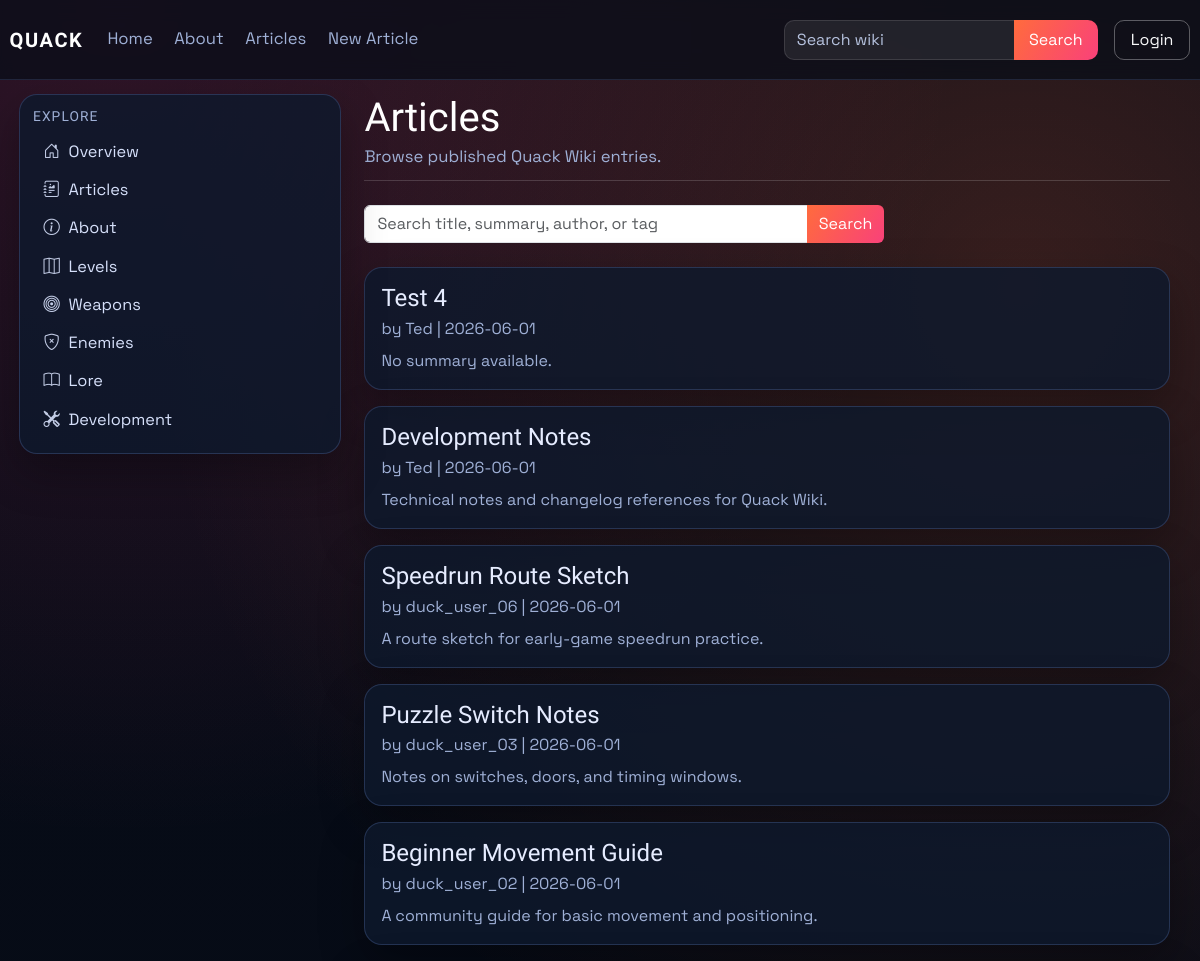
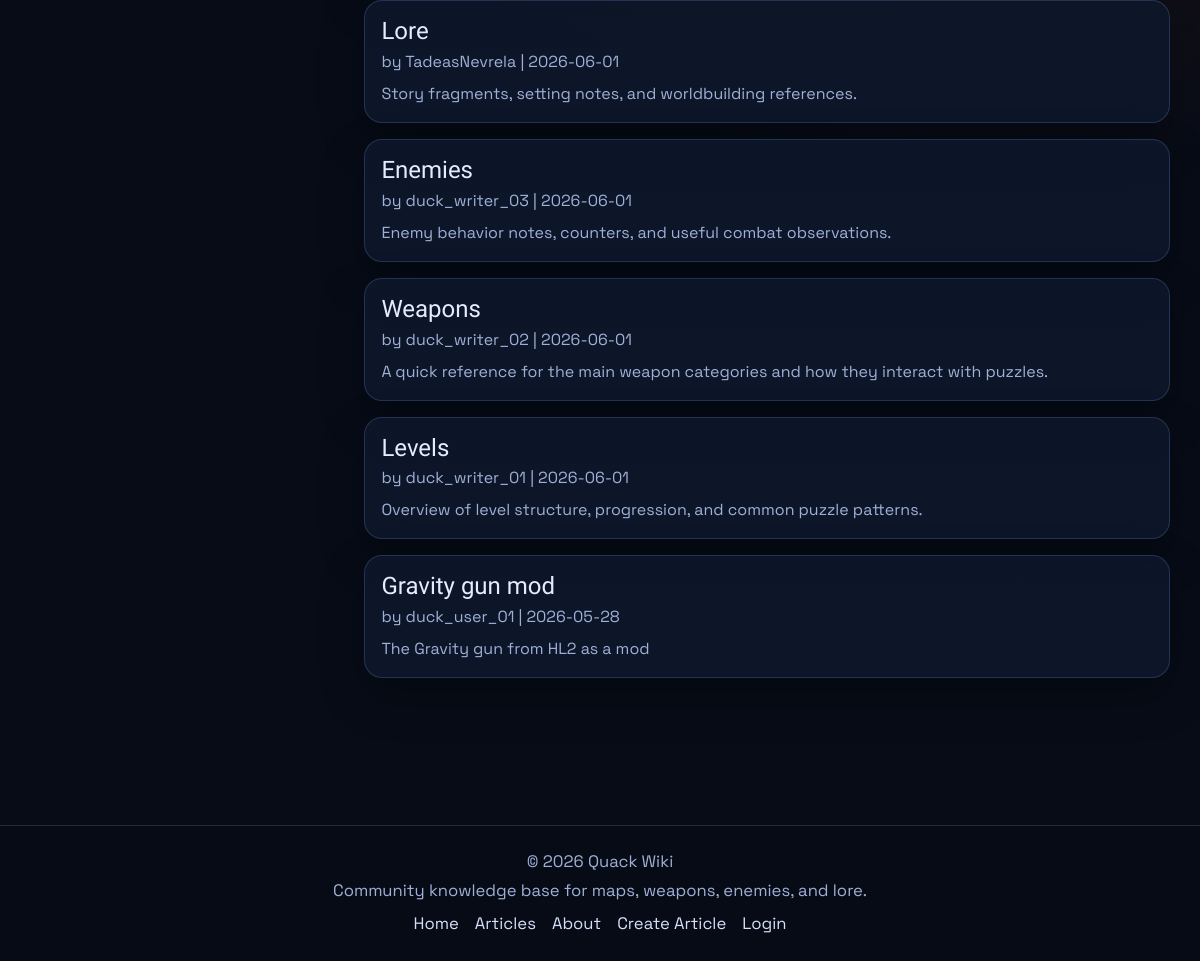
The page /articles on the database its author committed (2 pictures, top to bottom).
### models.py (models this page shows, shortened)
class Article(db.Model):
    id = db.Column(db.Integer, primary_key=True)
    title = db.Column(db.String(120), unique=True, nullable=False)
    author = db.Column(db.String(120), nullable=False)
    created_at = db.Column(db.DateTime, default=datetime.utcnow)
    image_url = db.Column(db.String(120), default='default.png')
    summary = db.Column(db.Text)
    content = db.Column(db.Text, nullable=False)
    infobox_data = db.Column(db.Text, nullable=True)
    tags = db.Column(db.JSON, default=list)
    status = db.Column(db.String(20), default='pending', nullable=False)
    approved_by = db.Column(db.String(120), nullable=True)
    approved_at = db.Column(db.DateTime, nullable=True)
    is_archived = db.Column(db.Boolean, default=False, nullable=False)
    archived_at = db.Column(db.DateTime, nullable=True)

class User(db.Model, UserMixin):
    id = db.Column(db.Integer, primary_key=True)
    username = db.Column(db.String(120), unique=True, nullable=False)
    email = db.Column(db.String(120), unique=True, nullable=False)
    password_hash = db.Column(db.String(128), nullable=False)
    profile_image_url = db.Column(db.String(120), nullable=True)
    public_display_name = db.Column(db.String(80), nullable=True)
    public_bio = db.Column(db.Text, nullable=True)
    created_at = db.Column(db.DateTime, default=datetime.utcnow)
    role = db.Column(db.String(30), default='user')
    is_archived = db.Column(db.Boolean, default=False, nullable=False)
    archived_at = db.Column(db.DateTime, nullable=True)

### main.py (the view)
@app.route('/articles')
def articles():
    search = (request.args.get('q') or '').strip()
    query = Article.query.filter(
        Article.is_archived.is_(False),
        func.lower(func.trim(Article.status)) == 'approved',
    )
    article_list = query.order_by(Article.created_at.desc()).all()
    article_list = [article_obj for article_obj in article_list if article_is_public(article_obj)]
    if search:
        article_list = [article_obj for article_obj in article_list if article_matches_search(article_obj, search)]
    article_links = {article.id: article_public_url(article) for article in article_list}
    author_users = active_users_by_username(article.author for article in article_list)
    return render_template(
        'articles.html',
        articles=article_list,
        search=search,
        article_links=article_links,
        author_users=author_users,
    )

### main.py (called while the page is built)
def get_site_settings():
    settings = SiteSettings.query.get(1)
    if not settings:
        settings = SiteSettings(id=1)
        db.session.add(settings)
        db.session.commit()
    return settings

@app.context_processor
def inject_site_settings():
    return {'site_settings': get_site_settings()}

def article_public_url(article_obj: Article) -> str:
    if article_has_tag(article_obj, static_page_tag('about-us')):
        return url_for('about')
    return url_for('article', article_title=article_obj.title)

def article_is_public(article_obj: Article) -> bool:
    if not article_obj or article_obj.is_archived or article_obj.status != 'approved':
        return False
    author = User.query.filter_by(username=article_obj.author).first()
    return bool(author and not author.is_archived)

def static_page_tag(page_key: str) -> str:
    return f"page:{page_key.strip().lower()}"

def article_has_tag(article_obj: Article, tag_name: str) -> bool:
    wanted = tag_name.strip().lower()
    return any(str(tag).strip().lower() == wanted for tag in (article_obj.tags or []))

def users_by_username(usernames):
    cleaned_usernames = {username for username in usernames if username}
    if not cleaned_usernames:
        return {}
    users = User.query.filter(User.username.in_(cleaned_usernames)).all()
    return {user.username: user for user in users}

def active_users_by_username(usernames):
    return {
        username: user
        for username, user in users_by_username(usernames).items()
        if not user.is_archived
    }

### templates/articles.html (shortened to what this page needs)
{% extends "_base.html" %}
{% block content %}
<div class="container-fluid px-0 article-wiki">
    <header class="article-header mb-4">
        <h1 class="article-title">Articles</h1>
        <p class="article-meta mb-0">Browse published Quack Wiki entries.</p>
    </header>
    <form method="GET" action="{{ url_for('articles') }}" class="mb-4" style="max-width: 520px;">
        <div class="input-group">
            <input class="form-control" type="search" name="q" value="{{ search }}" placeholder="Search title, summary, author, or tag">
            <button class="btn btn-brand" type="submit">Search</button>
        </div>
    </form>
    <section class="row g-3">
        {% for article in articles %}
        <div class="col-12">
            <article class="card p-3">
                <h4 class="mb-1"><a href="{{ article_links[article.id] }}">{{ article.title }}</a></h4>
                <p class="article-meta mb-2">
                    by
                    {% set author_user = author_users.get(article.author) %}
                    {% if author_user %}
                    <a href="{{ url_for('public_profile', username=author_user.username) }}">{{ author_user.public_display_name or author_user.username }}</a>
                    {% else %}
                    {{ article.author }}
                    {% endif %}
                    | {{ article.created_at.strftime('%Y-%m-%d') if article.created_at else "Unknown date" }}
                </p>
                <p class="mb-0">{{ article.summary or "No summary available." }}</p>
            </article>
        </div>
        {% else %}
        <div class="col-12">
            <div class="card p-4">
                <p class="mb-0 text-muted">No published articles found.</p>
            </div>
        </div>
        {% endfor %}
    </section>
</div>
{% endblock %}

### templates/partials/tag_link.html
{% macro tag_article_link(tag, label, icon='', class_name='') -%}
<a href="{{ url_for('about') if tag == 'about-us' else url_for('tagged_article', tag=tag) }}"{% if class_name %} class="{{ class_name }}"{% endif %}>
    {% if icon %}<i class="{{ icon }} sidebar-icon"></i>{% endif %}{{ label }}
</a>
{%- endmacro %}

### static/css/style.css (style rules this page uses)
:root { --bg: #070c17; --bg-soft: #101a2d; --panel: rgba(14, 25, 44, 0.82); --panel-border: rgba(130, 170, 255, 0.2); --text: #e6ecff; --text-dim: #9fb0d6; --brand: #ff6b3d; --brand-2: #f9417a; --ok: #2ccf9f; --radius: 18px; --shadow: 0 18px 45px rgba(0, 0, 0, 0.3); --nav-height: 72px; --sidebar-width: 330px; --footer-height: 124px; --layout-top-pad: 5.6rem; --layout-side-pad: 1.2rem; --sidebar-top-offset: -0.35rem; }
* { box-sizing: border-box; }
body { margin: 0; color: var(--text); font-family: "Space Grotesk", sans-serif; font-size: 1.04rem; background: radial-gradient(circle at 10% 0%, rgba(249, 65, 122, 0.18), transparent 38%), radial-gradient(circle at 85% 15%, rgba(255, 107, 61, 0.2), transparent 45%), linear-gradient(180deg, #060b16, var(--bg)); min-height: 100vh; display: flex; flex-direction: column; }
h1, h2, h3, h4, h5, h6, .navbar-brand { font-family: "Sora", sans-serif; }
a { text-decoration: none; color: inherit; }
.nav-links .nav-link { color: var(--text-dim); margin-right: 0.35rem; transition: color 0.2s ease; }
.wiki-sidebar a { display: block; padding: 0.56rem 0.62rem; font-size: 1.02rem; line-height: 1.25; color: #d6e0fa; border-radius: 8px; transition: background-color 0.2s ease; }
.sidebar-icon { display: inline-block; width: 1.1rem; margin-right: 0.5rem; text-align: center; opacity: 0.9; }
.article-wiki { max-width: 1220px; }
.article-header { border-bottom: 1px solid rgba(255, 255, 255, 0.16); padding-bottom: 0.65rem; }
.article-title { margin-bottom: 0.2rem; }
.card { border-radius: var(--radius); border: 1px solid var(--panel-border); background: var(--panel); color: var(--text); box-shadow: var(--shadow); }
.card, .table, .form-control, .form-select, .btn { font-size: 1rem; }
.info-card h5, .article-title { color: #fff; }
.info-card p, .article-meta, .card p, .text-muted { color: var(--text-dim) !important; }
.btn-brand, .btn-primary { border: none; color: #fff; background: linear-gradient(120deg, var(--brand), var(--brand-2)); }
.footer-links a { color: #d6e0fa; }

### rows shown on the page
Article: title "Levels", created_at "2026-06-01", summary "Overview of level structure, progression, and common puzzle patterns."
Article: title "Weapons", created_at "2026-06-01", summary "A quick reference for the main weapon categories and how they interact with puzzles."
Article: title "Enemies", created_at "2026-06-01", summary "Enemy behavior notes, counters, and useful combat observations."
Article: title "Lore", created_at "2026-06-01", summary "Story fragments, setting notes, and worldbuilding references."
Article: title "Test 4", created_at "2026-06-01", summary "No summary available."
User: public_display_name "Ted"
Article: title "Development Notes", created_at "2026-06-01", summary "Technical notes and changelog references for Quack Wiki."
Article: title "Speedrun Route Sketch", created_at "2026-06-01", summary "A route sketch for early-game speedrun practice."
User: public_display_name+username "duck_user_06"
Article: title "Puzzle Switch Notes", created_at "2026-06-01", summary "Notes on switches, doors, and timing windows."
User: public_display_name+username "duck_user_03"
Article: title "Beginner Movement Guide", created_at "2026-06-01", summary "A community guide for basic movement and positioning."
User: public_display_name+username "duck_user_02"
User: public_display_name+username "TadeasNevrela"
User: public_display_name+username "duck_writer_03"
User: public_display_name+username "duck_writer_02"
User: public_display_name+username "duck_writer_01"
Article: title "Gravity gun mod", created_at "2026-05-28", summary "The Gravity gun from HL2 as a mod"
User: public_display_name+username "duck_user_01"

### other values the page prints
{{ label }} "About About Development About"
